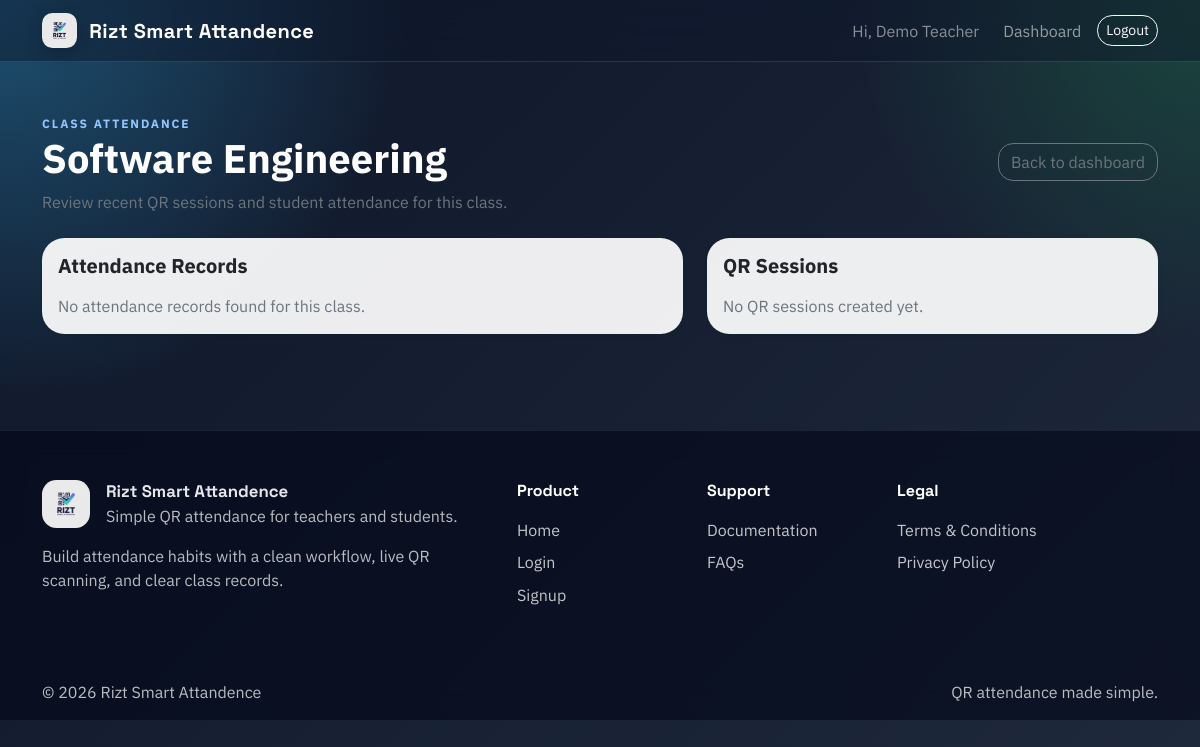
The page /teacher/classes/1/attendance (signed in) on the database as committed earlier.
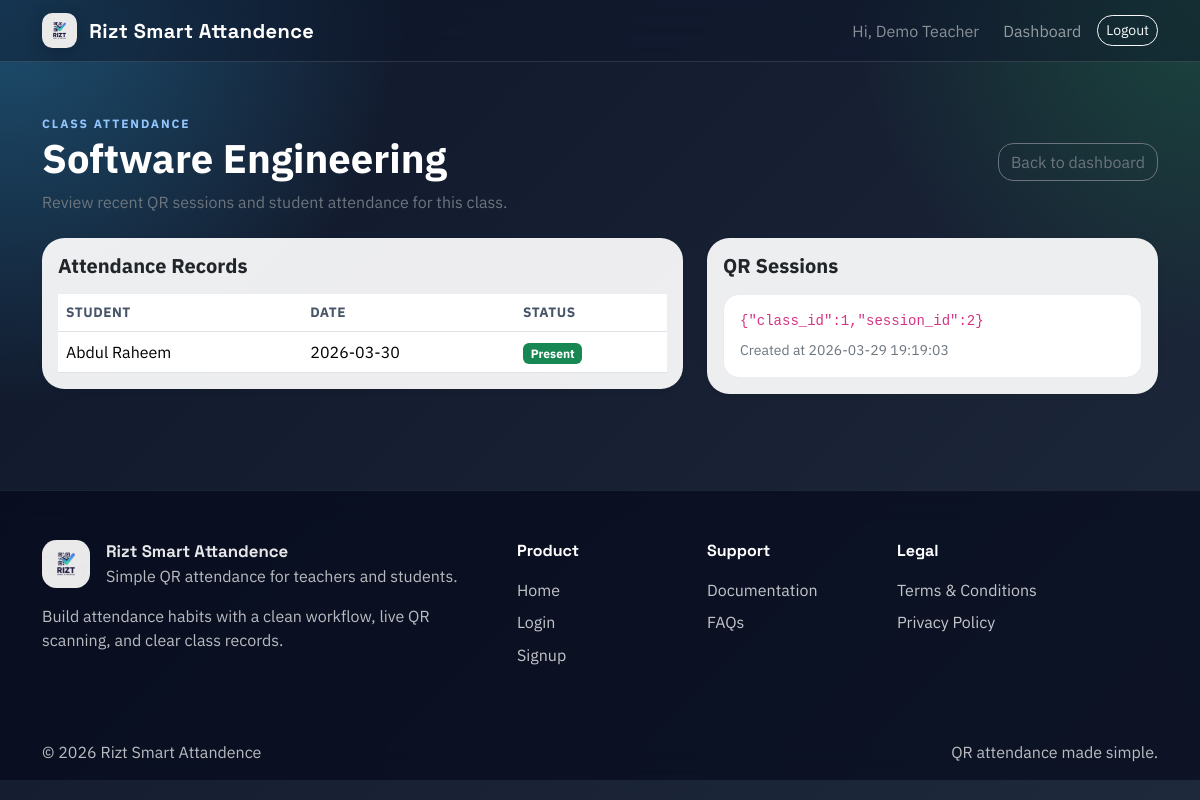
The same page on the database as committed later.
### tables this page shows
CREATE TABLE attendance (
    id INTEGER PRIMARY KEY AUTOINCREMENT,
    student_id INTEGER NOT NULL,
    class_id INTEGER NOT NULL,
    date TEXT NOT NULL,
    status TEXT NOT NULL,
    FOREIGN KEY (student_id) REFERENCES users (id) ON DELETE CASCADE,
    FOREIGN KEY (class_id) REFERENCES classes (id) ON DELETE CASCADE
);

CREATE TABLE users (
    id INTEGER PRIMARY KEY AUTOINCREMENT,
    name TEXT NOT NULL,
    email TEXT NOT NULL UNIQUE,
    password TEXT NOT NULL,
    role TEXT NOT NULL CHECK (role IN ('teacher', 'student'))
);

CREATE TABLE qr_sessions (
    id INTEGER PRIMARY KEY AUTOINCREMENT,
    class_id INTEGER NOT NULL,
    qr_code TEXT NOT NULL UNIQUE,
    created_at TEXT NOT NULL DEFAULT CURRENT_TIMESTAMP,
    FOREIGN KEY (class_id) REFERENCES classes (id) ON DELETE CASCADE
);

### app.py (the view)
    @app.route("/teacher/classes/<int:class_id>/attendance")
    @login_required
    @role_required("teacher")
    def class_attendance(class_id):
        db = get_db()
        class_row = db.execute(
            "SELECT id, class_name FROM classes WHERE id = ? AND teacher_id = ?",
            (class_id, session["user_id"]),
        ).fetchone()
        if not class_row:
            flash("Class not found.", "danger")
            return redirect(url_for("teacher_dashboard"))
        records = db.execute(
            """
            SELECT a.date, a.status, u.name AS student_name
            FROM attendance a
            JOIN users u ON u.id = a.student_id
            WHERE a.class_id = ?
            ORDER BY a.date DESC, a.id DESC
            """,
            (class_id,),
        ).fetchall()
        sessions = db.execute(
            """
            SELECT qr_code, created_at
            FROM qr_sessions
            WHERE class_id = ?
            ORDER BY created_at DESC, id DESC
            """,
            (class_id,),
        ).fetchall()
        return render_template(
            "attendance_history.html",
            class_row=class_row,
            records=records,
            sessions=sessions,
        )

### database.py (called while the page is built)
def get_db():
    if "db" not in g:
        g.db = sqlite3.connect(current_app.config["DATABASE"])
        g.db.row_factory = sqlite3.Row
        g.db.execute("PRAGMA foreign_keys = ON")
    return g.db

### templates/attendance_history.html
{% extends "base.html" %}
{% block content %}
<div class="page-header mb-4">
    <div>
        <div class="eyebrow">Class attendance</div>
        <h1 class="fw-bold mb-2">{{ class_row.class_name }}</h1>
        <p class="text-secondary mb-0">Review recent QR sessions and student attendance for this class.</p>
    </div>
    <a class="btn btn-outline-secondary" href="{{ url_for('teacher_dashboard') }}">Back to dashboard</a>
</div>
<div class="row g-4">
    <div class="col-12 col-lg-7">
        <div class="card border-0 shadow-sm">
            <div class="card-body">
                <h2 class="h5 fw-bold mb-3">Attendance Records</h2>
                {% if records %}
                    <div class="table-responsive">
                        <table class="table align-middle">
                            <thead>
                                <tr>
                                    <th>Student</th>
                                    <th>Date</th>
                                    <th>Status</th>
                                </tr>
                            </thead>
                            <tbody>
                                {% for row in records %}
                                    <tr>
                                        <td>{{ row.student_name }}</td>
                                        <td>{{ row.date }}</td>
                                        <td><span class="badge text-bg-success">{{ row.status }}</span></td>
                                    </tr>
                                {% endfor %}
                            </tbody>
                        </table>
                    </div>
                {% else %}
                    <p class="text-secondary mb-0">No attendance records found for this class.</p>
                {% endif %}
            </div>
        </div>
    </div>
    <div class="col-12 col-lg-5">
        <div class="card border-0 shadow-sm">
            <div class="card-body">
                <h2 class="h5 fw-bold mb-3">QR Sessions</h2>
                {% if sessions %}
                    <div class="stack-gap">
                        {% for session_item in sessions %}
                            <div class="session-item">
                                <code class="d-block mb-2">{{ session_item.qr_code }}</code>
                                <div class="small text-secondary">Created at {{ session_item.created_at }}</div>
                            </div>
                        {% endfor %}
                    </div>
                {% else %}
                    <p class="text-secondary mb-0">No QR sessions created yet.</p>
                {% endif %}
            </div>
        </div>
    </div>
</div>
{% endblock %}

Rows that differ between the two databases and show on the page:
added attendance: student_name "Abdul Raheem", date "2026-03-30", status "Present"
added qr_sessions: qr_code "{\"class_id\":1,\"session_id\":2}", created_at "2026-03-29 19:19:03"
Other text that changed with them:
text no longer shown: "No attendance records found for this class. No QR sessions created yet."
text now shown: "STUDENT DATE STATUS"
